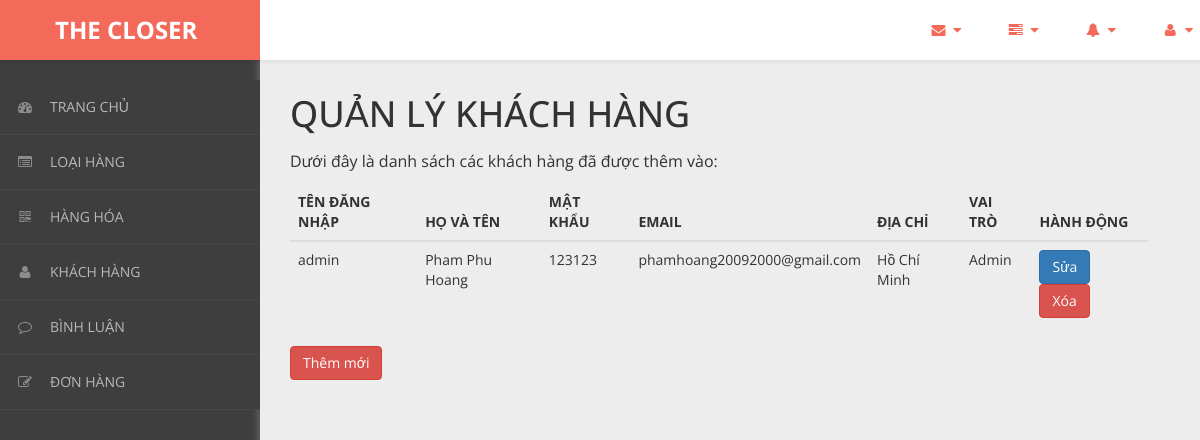
The app's page /admin/content/khach-hang/khach-hang-list.php with its own data.
### tables this page shows
CREATE TABLE `khach_hang` (
  `ma_kh` varchar(50) NOT NULL,
  `ho_ten` varchar(50) NOT NULL,
  `mat_khau` varchar(50) NOT NULL,
  `email` varchar(50) NOT NULL,
  `dia_chi` varchar(50) NOT NULL,
  `vai_tro` int(11) NOT NULL DEFAULT 0
);

### admin/dao/pdo.php (called while the page is built, shortened)
<?php
    function pdo_get_connection(){
        $pdo = new PDO("mysql:host=localhost;dbname=Comerce",'root','');
        $pdo->setAttribute(PDO::ATTR_ERRMODE, PDO::ERRMODE_EXCEPTION);
        return $pdo;
    }
    function pdo_query($sql){
        $sql_args = array_slice(func_get_args(),1);
        try{
            $conn = pdo_get_connection();
            $stmt = $conn ->prepare($sql);
            $stmt -> execute($sql_args);
            $rows = $stmt -> fetchAll();
            return $rows;
        }catch(PDOException $e){
            throw $e;
        }finally{
            unset($conn);
        }
    }
    ?>

### admin/dao/khach-hang.php (called while the page is built, shortened)
<?php
    require_once ('pdo.php');
    function khach_hang_select_all(){
        $sql = "SELECT * FROM khach_hang";
        return pdo_query($sql);
    }
?>

### admin/content/khach-hang/khach-hang-list.php (the view, shortened to what this page needs)
<!DOCTYPE html>
<html xmlns="http://www.w3.org/1999/xhtml">
<head>
    <link href="../../../css/admin/css/bootstrap.css" rel="stylesheet" />
    <link href="../../../css/admin/css/font-awesome.css" rel="stylesheet" />
    <link href="../../../css/admin/css/custom-styles.css" rel="stylesheet" />
</head>
<body>
    <div id="wrapper">
        <nav class="navbar navbar-default top-navbar" role="navigation">
            <div class="navbar-header">
                <a class="navbar-brand" href="../../../../Comerce/trang-chinh/"><strong style = "margin-left: 40px;">THE CLOSER</strong></a>
            </div>
            <ul class="nav navbar-top-links navbar-right">
                <li class="dropdown">
                    <a class="dropdown-toggle" data-toggle="dropdown" href="#" aria-expanded="false">
                        <i class="fa fa-envelope fa-fw"></i> <i class="fa fa-caret-down"></i>
                    </a>
                </li>
                <li class="dropdown">
                    <a class="dropdown-toggle" data-toggle="dropdown" href="#" aria-expanded="false">
                        <i class="fa fa-tasks fa-fw"></i> <i class="fa fa-caret-down"></i>
                    </a>
                </li>
                <li class="dropdown">
                    <a class="dropdown-toggle" data-toggle="dropdown" href="#" aria-expanded="false">
                        <i class="fa fa-bell fa-fw"></i> <i class="fa fa-caret-down"></i>
                    </a>
                </li>
                <li class="dropdown">
                    <a class="dropdown-toggle" data-toggle="dropdown" href="#" aria-expanded="false">
                        <i class="fa fa-user fa-fw"></i> <i class="fa fa-caret-down"></i>
                    </a>
                </li>
            </ul>
        </nav>
        <nav class="navbar-default navbar-side" role="navigation">
            <div class="sidebar-collapse">
                <ul class="nav" id="main-menu">
                <li>
                        <a href="../thong-ke/thong-ke-list.php"><i class="fa fa-dashboard"></i>TRANG CHỦ</a>
                    </li>
                    <li>
                        <a href="../loai-hang/loai-hang-list.php"><i class="fa fa-list-alt" aria-hidden="true"></i>LOẠI HÀNG</a>
                    </li>
                    <li>
                        <a href="../hang-hoa/hang-hoa-list.php"><i class="fa fa-qrcode"></i>HÀNG HÓA</a>
                    </li>
                    <li>
                        <a href="../khach-hang/khach-hang-list.php"><i class="fa fa-user"></i>KHÁCH HÀNG</a>
                    </li>
                    <li>
                        <a href="../binh-luan/binh-luan-list.php"><i class="fa fa-comment-o" aria-hidden="true"></i>BÌNH LUẬN</a>
                    </li>
                    <li>
                        <a href="../hoa-don/hoa-don-list.php"><i class="fa fa-edit"></i>ĐƠN HÀNG</a>
                    </li>
                </ul>
            </div>
        </nav>
        <div id="page-wrapper">
		  <div class="header">
                        <div class="page-header">
                            <h1>QUẢN LÝ KHÁCH HÀNG</h1>
                            <p>Dưới đây là danh sách các khách hàng đã được thêm vào: </p>
                            <?php
                                require_once ('../../dao/khach-hang.php');
                                $items = khach_hang_select_all();
                            ?>
                            <table class="table table-hover">
                                <thead>
                                  <tr>
                                    <th>TÊN ĐĂNG NHẬP</th>
                                    <th>HỌ VÀ TÊN</th>
                                    <th>MẬT KHẨU</th>
                                    <th>EMAIL</th>
                                    <th>ĐỊA CHỈ</th>
                                    <th>VAI TRÒ</th>
                                    <th>HÀNH ĐỘNG</th>
                                  </tr>
                                </thead>
                                <tbody>
                                <?php foreach($items as $item){
                                     extract($item);
                                    ?>
                                  <tr>
                                    <td><?=$ma_kh?></td>
                                    <td><?=$ho_ten?></td>
                                    <td><?=$mat_khau?></td>
                                    <td><?=$email?></td>
                                    <td><?=$dia_chi?></td>
                                    <td><?php if($vai_tro == 0){
                                        echo "Khách hàng";
                                    }else{
                                        echo "Admin";
                                    } ?></td>
                                    <td>
                                        <a href="khach-hang-update.php?ma_kh=<?=$ma_kh?>"><button class="btn btn-primary">Sửa</button></a>
                                        <a onclick = "return confirm('Bạn có chắc chắn muốn xóa ?')" href="khach-hang-delete.php?ma_kh=<?=$ma_kh?>"><button class="btn btn-danger">Xóa</button></a>
                                    </td>
                                  </tr>
                                <?php } ?>
                                </tbody>
                              </table>
                            <a href="../khach-hang/khach-hang-new.php"><button class="btn btn-danger">Thêm mới</button></a>
                        </div>
		</div>
            </div>
        </div>
</body>
</html>

### css/admin/css/custom-styles.css (style rules this page uses)
body { font-family: 'Open Sans', sans-serif; background: #3E3E3E; }
#wrapper { width: 100%; }
#page-wrapper { padding: 15px 15px; min-height: 600px; background: #EDEDED; }
h1, .h1, h2, .h2, h3, .h3 { margin-top: 7px; margin-bottom: -5px; }
p { font-size:16px; line-height:25px; padding-top:20px; }
.navbar-side { z-index: 0; }
.navbar-side .nav > li > a > i { color: #8C8C8C;padding: 8px;width: 30px;text-align: center; }
.top-navbar { position: fixed; width: 100%; z-index: 300; -webkit-box-shadow: 0 3px 3px rgba(0, 0, 0, 0.05); -moz-box-shadow: 0 3px 3px rgba(0, 0, 0, 0.05); box-shadow: 0 3px 3px rgba(0, 0, 0, 0.05); }
.navbar-side { z-index: 1; position: fixed; width: 260px; top: 80px; }
#page-wrapper { position: relative; top: 55px; box-shadow: 0 0 10px #757575; -moz-box-shadow: 0 0 10px #757575; -webkit-box-shadow: 0 0 10px #757575; }
.page-header { margin: 0;border-bottom: 1px solid transparent;text-align: left;background-color: rgb(237, 237, 237);padding: 32px 22px 32px 0;color: #323232; }
.header { margin: 0 30px; }
.top-navbar { margin:0px; }
.top-navbar .navbar-brand { color: #fff;width: 260px;text-align: left;height: 60px;font-size: 24px;font-weight: 700;line-height: 30px;background: #F36A5A; }
.top-navbar .nav > li { position: relative; display: inline-block; margin: 0px; padding: 0px; }
.top-navbar .nav > li > a { position: relative; display: block; padding: 20px;color: #FFFFFF; margin: 0px; }
.sidebar-collapse , .sidebar-collapse .nav { background:none; }
.sidebar-collapse .nav { padding:0; }
.sidebar-collapse .nav > li > a { color: #B8B8B8; background:transparent; text-shadow:none; font-size: 14px; }
.sidebar-collapse > .nav > li > a { padding: 12px 10px; }
.sidebar-collapse > .nav > li { border-bottom: 1px solid rgba(107, 108, 109, 0.19); }
.navbar-side { border:none; background: #3E3E3E; }
.top-navbar { background: #FFFFFF; border-bottom:none; }
.top-navbar .nav > li > a > i { margin-right: 2px; }
.navbar-default { border:0px solid black; }
.navbar-header { background: transparent; }
.nav > li > a > i { margin-right:10px; color: rgb(243, 106, 90); }
@media (min-width:768px) { #page-wrapper { margin: 0 0 0 260px; padding: 0; min-height: 1200px; } }
@media (min-width:768px) { .navbar-side { width: 260px; z-index: 1; } }
@media (min-width:768px) { .navbar { border-radius: 0px; } }

### records on screen
khach_hang: ma_kh "admin", ho_ten "Pham Phu Hoang", mat_khau "123123", email "phamhoang20092000@gmail.com", dia_chi "Hồ Chí Minh", vai_tro "Admin"
